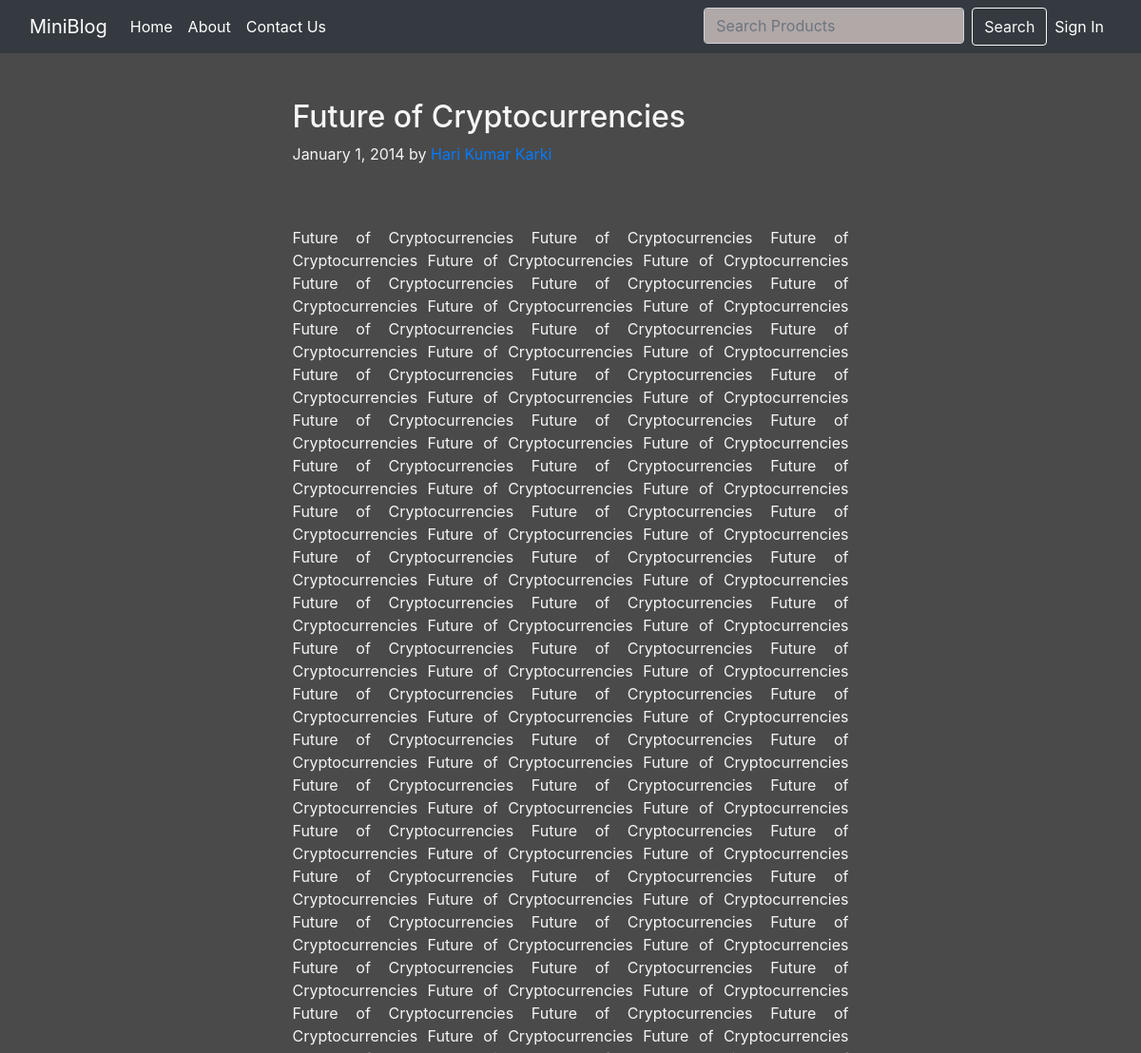
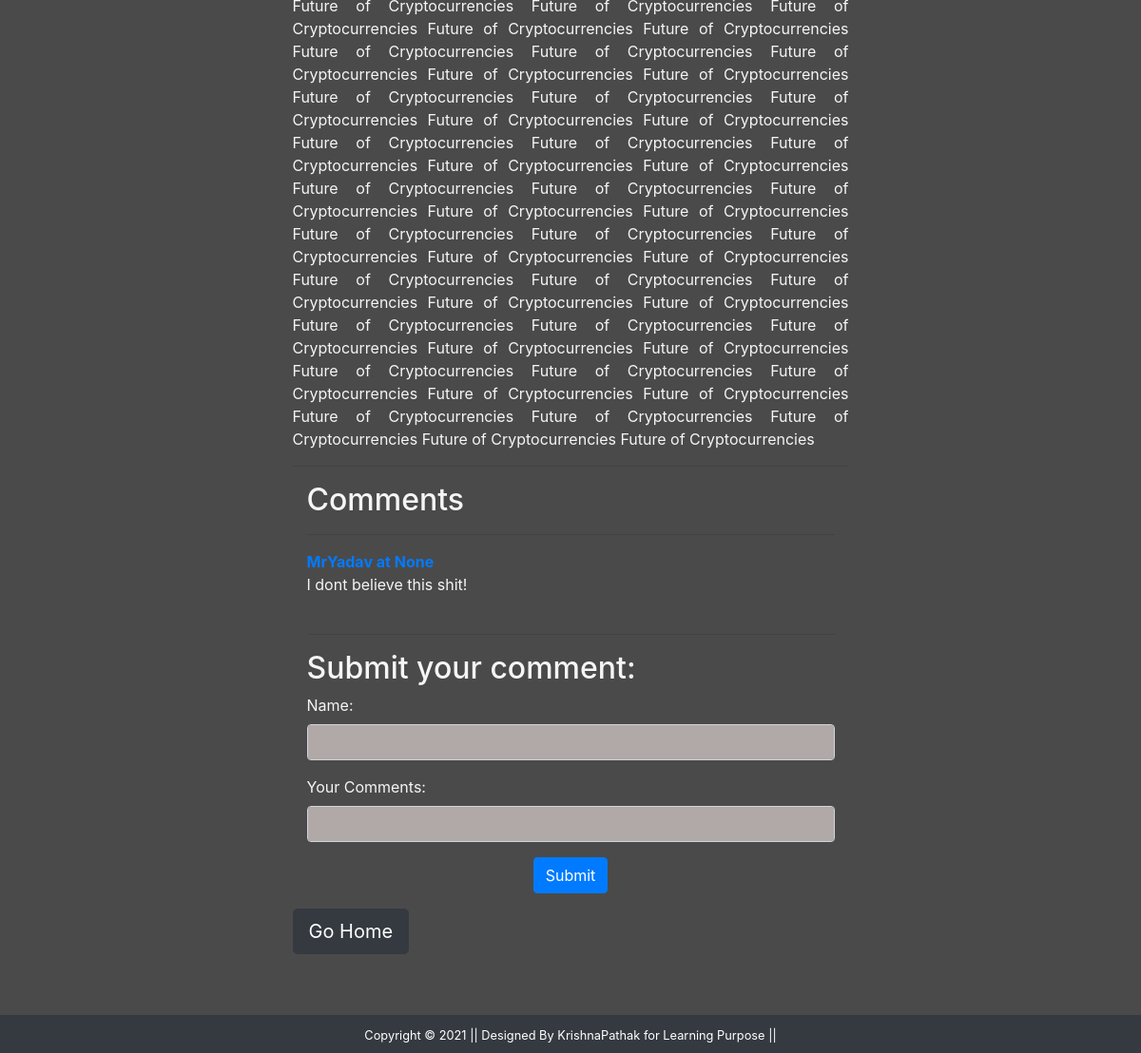
Page /details/18/ on the committed database (2 pictures, top to bottom).
### blog/models.py (models this page shows)
class Post(models.Model):
    title=models.CharField(max_length=150)
    author=models.CharField(max_length=70)
    desc=models.TextField()
    feild=models.CharField(max_length=40)
    datetime=models.DateField(default=datetime.now)

class BlogComment(models.Model):
    sn=models.AutoField(primary_key=True)
    body=models.TextField(max_length=1000)
    name=models.TextField(max_length=100)
    posts=models.ForeignKey(Post,related_name='commentt',on_delete=models.CASCADE)
    parent=models.ForeignKey('self',on_delete=models.CASCADE,null=True)
    timestamp=models.DateTimeField(auto_now_add=True)

### blog/views.py (the view)
# urls.py: path("details/<int:id>/",views.details,name="details"),
def details(request,id):
    mypost=Post.objects.filter(pk=id).first()
    if request.method=='POST':
        form=CommentForm(request.POST)
        if form.is_valid():
            obj=form.save(commit=False)
            obj.posts=mypost
            obj.save()
            return redirect(f'/details/{mypost.id}')
    else:
        form=CommentForm()
    return render(request,'blog/details.html',{'form':mypost,'comments':form})

### blog/forms.py
class CommentForm(forms.ModelForm):
    class Meta:
        model=BlogComment
        fields=['name','body']
        labels={'Name':'Full Name','body':'Your Comments:'}
        widgets={'name':forms.TextInput(attrs={'class':"form-control"}),
        'body':forms.TextInput(attrs={'class':"form-control"})}

### blog/templates/blog/details.html (shortened to what this page needs)
{% extends 'blog/base.html' %}
{% load static %}
{% block content %}
<div class="col-sm-3">
</div>
<div class='col-sm-6 text-white'>
<form action="">
<div class="blog-post">
        <h2 class="blog-post-title">{{form.title}}</h2>
        <p class="blog-post-meta">January 1, 2014 by <a href="#">{{form.author}}</a></p><br><br>
        <p class='text-justify'>{{form.desc}}</p>
        <hr>
      </div>
<p class='text-center'>
<div class="container">
<h2>Comments</h2><hr>
</form>
{% for comment in form.commentt.all %}
<article>
<strong class= "text-primary">{{comment.name}} at {{comment.timestamp}}</strong><br>
{{comment.body}}<br><br><hr>
</article>
{% endfor %}
<h2>Submit your comment:</h2>
<form action="" method ='POST'>
{{comments.as_p}}
<p class='text-center'><input type="submit" value="Submit" class='btn btn-primary'></p>
</form>
</div>
<a href="{% url 'home' %}" class="btn btn-dark btn-lg">Go Home</a>
</div>
{% endblock content %}

### blog/static/blog/css/style.css (style rules this page uses)
body { background-color: rgb(75, 74, 74); }
form { color:whitesmoke }
.form-control { background-color: rgb(177,168,168); }

### rows in the picture
Post: title "Future of Cryptocurrencies", author "Hari Kumar Karki", desc "Future of Cryptocurrencies Future of Cryptocurrencies Future of Cryptocurrencies Future of Cryptocurrencies Future of Cryptocurrencies Future of Cryptocurrencies Future of Cryptocurrencies Future of Cryptocurrencies Future of Cryptocurrencies Future of Cryptocurrencies Future of Cryptocurrencies Future of Cryptocurrencies Future of Cryptocurrencies Future of Cryptocurrencies Future of Cryptocurrencies Future of Cryptocurrencies Future of Cryptocurrencies Future of Cryptocurrencies Future of Cryptocurrencies Future of Cryptocurrencies Future of Cryptocurrencies Future of Cryptocurrencies Future of Cryptocurrencies Future of Cryptocurrencies Future of Cryptocurrencies Future of…"
BlogComment: name "MrYadav", timestamp "None", body "I dont believe this shit!"
